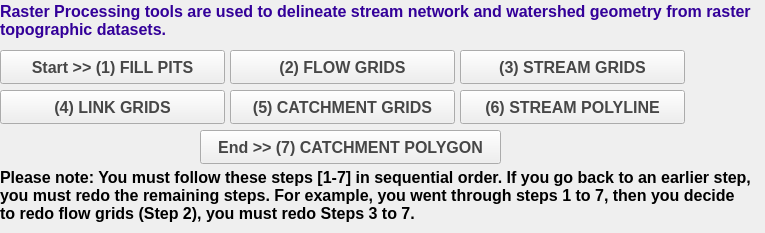
   <widget class="QWidget" name="PIHMgisToolBox_RasterProcessing">
    <property name="geometry">
     <rect>
      <x>0</x>
      <y>0</y>
      <width>765</width>
      <height>233</height>
     </rect>
    </property>
    <attribute name="label">
     <string>Group [2] : : Raster Processing</string>
    </attribute>
    <widget class="QPushButton" name="pushButtonRasterProcessingFillPits">
     <property name="geometry">
      <rect>
       <x>0</x>
       <y>50</y>
       <width>225</width>
       <height>34</height>
      </rect>
     </property>
     <property name="palette">
      <palette>
       <active>
        <colorrole role="WindowText">
         <brush brushstyle="SolidPattern">
          <color alpha="255">
           <red>71</red>
           <green>71</green>
           <blue>71</blue>
          </color>
         </brush>
        </colorrole>
        <colorrole role="Text">
         <brush brushstyle="SolidPattern">
          <color alpha="255">
           <red>71</red>
           <green>71</green>
           <blue>71</blue>
          </color>
         </brush>
        </colorrole>
        <colorrole role="ButtonText">
         <brush brushstyle="SolidPattern">
          <color alpha="255">
           <red>71</red>
           <green>71</green>
           <blue>71</blue>
          </color>
         </brush>
        </colorrole>
       </active>
       <inactive>
        <colorrole role="WindowText">
         <brush brushstyle="SolidPattern">
          <color alpha="255">
           <red>71</red>
           <green>71</green>
           <blue>71</blue>
          </color>
         </brush>
        </colorrole>
        <colorrole role="Text">
         <brush brushstyle="SolidPattern">
          <color alpha="255">
           <red>71</red>
           <green>71</green>
           <blue>71</blue>
          </color>
         </brush>
        </colorrole>
        <colorrole role="ButtonText">
         <brush brushstyle="SolidPattern">
          <color alpha="255">
           <red>71</red>
           <green>71</green>
           <blue>71</blue>
          </color>
         </brush>
        </colorrole>
       </inactive>
       <disabled>
        <colorrole role="WindowText">
         <brush brushstyle="SolidPattern">
          <color alpha="255">
           <red>71</red>
           <green>71</green>
           <blue>71</blue>
          </color>
         </brush>
        </colorrole>
        <colorrole role="Text">
         <brush brushstyle="SolidPattern">
          <color alpha="255">
           <red>71</red>
           <green>71</green>
           <blue>71</blue>
          </color>
         </brush>
        </colorrole>
        <colorrole role="ButtonText">
         <brush brushstyle="SolidPattern">
          <color alpha="255">
           <red>71</red>
           <green>71</green>
           <blue>71</blue>
          </color>
         </brush>
        </colorrole>
       </disabled>
      </palette>
     </property>
     <property name="font">
      <font>
       <family>Arial</family>
       <pointsize>12</pointsize>
       <weight>75</weight>
       <bold>true</bold>
      </font>
     </property>
     <property name="styleSheet">
      <string notr="true">color: rgb(255, 51, 0);
color: rgb(71, 71, 71);</string>
     </property>
     <property name="locale">
      <locale language="English" country="UnitedStates"/>
     </property>
     <property name="text">
      <string>Start &gt;&gt; (1) FILL PITS</string>
     </property>
     <property name="autoDefault">
      <bool>false</bool>
     </property>
     <property name="default">
      <bool>false</bool>
     </property>
     <property name="flat">
      <bool>false</bool>
     </property>
    </widget>
    <widget class="QPushButton" name="pushButtonRasterProcessingFlowGrids">
     <property name="geometry">
      <rect>
       <x>230</x>
       <y>50</y>
       <width>225</width>
       <height>34</height>
      </rect>
     </property>
     <property name="palette">
      <palette>
       <active>
        <colorrole role="WindowText">
         <brush brushstyle="SolidPattern">
          <color alpha="255">
           <red>71</red>
           <green>71</green>
           <blue>71</blue>
          </color>
         </brush>
        </colorrole>
        <colorrole role="Text">
         <brush brushstyle="SolidPattern">
          <color alpha="255">
           <red>71</red>
           <green>71</green>
           <blue>71</blue>
          </color>
         </brush>
        </colorrole>
        <colorrole role="ButtonText">
         <brush brushstyle="SolidPattern">
          <color alpha="255">
           <red>71</red>
           <green>71</green>
           <blue>71</blue>
          </color>
         </brush>
        </colorrole>
       </active>
       <inactive>
        <colorrole role="WindowText">
         <brush brushstyle="SolidPattern">
          <color alpha="255">
           <red>71</red>
           <green>71</green>
           <blue>71</blue>
          </color>
         </brush>
        </colorrole>
        <colorrole role="Text">
         <brush brushstyle="SolidPattern">
          <color alpha="255">
           <red>71</red>
           <green>71</green>
           <blue>71</blue>
          </color>
         </brush>
        </colorrole>
        <colorrole role="ButtonText">
         <brush brushstyle="SolidPattern">
          <color alpha="255">
           <red>71</red>
           <green>71</green>
           <blue>71</blue>
          </color>
         </brush>
        </colorrole>
       </inactive>
       <disabled>
        <colorrole role="WindowText">
         <brush brushstyle="SolidPattern">
          <color alpha="255">
           <red>71</red>
           <green>71</green>
           <blue>71</blue>
          </color>
         </brush>
        </colorrole>
        <colorrole role="Text">
         <brush brushstyle="SolidPattern">
          <color alpha="255">
           <red>71</red>
           <green>71</green>
           <blue>71</blue>
          </color>
         </brush>
        </colorrole>
        <colorrole role="ButtonText">
         <brush brushstyle="SolidPattern">
          <color alpha="255">
           <red>71</red>
           <green>71</green>
           <blue>71</blue>
          </color>
         </brush>
        </colorrole>
       </disabled>
      </palette>
     </property>
     <property name="font">
      <font>
       <family>Arial</family>
       <pointsize>12</pointsize>
       <weight>75</weight>
       <bold>true</bold>
      </font>
     </property>
     <property name="styleSheet">
      <string notr="true">color: rgb(255, 51, 0);
color: rgb(71, 71, 71);</string>
     </property>
     <property name="locale">
      <locale language="English" country="UnitedStates"/>
     </property>
     <property name="text">
      <string>(2) FLOW GRIDS</string>
     </property>
     <property name="autoDefault">
      <bool>false</bool>
     </property>
     <property name="default">
      <bool>false</bool>
     </property>
     <property name="flat">
      <bool>false</bool>
     </property>
    </widget>
    <widget class="QPushButton" name="pushButtonRasterProcessingStreamGrids">
     <property name="geometry">
      <rect>
       <x>460</x>
       <y>50</y>
       <width>225</width>
       <height>34</height>
      </rect>
     </property>
     <property name="palette">
      <palette>
       <active>
        <colorrole role="WindowText">
         <brush brushstyle="SolidPattern">
          <color alpha="255">
           <red>71</red>
           <green>71</green>
           <blue>71</blue>
          </color>
         </brush>
        </colorrole>
        <colorrole role="Text">
         <brush brushstyle="SolidPattern">
          <color alpha="255">
           <red>71</red>
           <green>71</green>
           <blue>71</blue>
          </color>
         </brush>
        </colorrole>
        <colorrole role="ButtonText">
         <brush brushstyle="SolidPattern">
          <color alpha="255">
           <red>71</red>
           <green>71</green>
           <blue>71</blue>
          </color>
         </brush>
        </colorrole>
       </active>
       <inactive>
        <colorrole role="WindowText">
         <brush brushstyle="SolidPattern">
          <color alpha="255">
           <red>71</red>
           <green>71</green>
           <blue>71</blue>
          </color>
         </brush>
        </colorrole>
        <colorrole role="Text">
         <brush brushstyle="SolidPattern">
          <color alpha="255">
           <red>71</red>
           <green>71</green>
           <blue>71</blue>
          </color>
         </brush>
        </colorrole>
        <colorrole role="ButtonText">
         <brush brushstyle="SolidPattern">
          <color alpha="255">
           <red>71</red>
           <green>71</green>
           <blue>71</blue>
          </color>
         </brush>
        </colorrole>
       </inactive>
       <disabled>
        <colorrole role="WindowText">
         <brush brushstyle="SolidPattern">
          <color alpha="255">
           <red>71</red>
           <green>71</green>
           <blue>71</blue>
          </color>
         </brush>
        </colorrole>
        <colorrole role="Text">
         <brush brushstyle="SolidPattern">
          <color alpha="255">
           <red>71</red>
           <green>71</green>
           <blue>71</blue>
          </color>
         </brush>
        </colorrole>
        <colorrole role="ButtonText">
         <brush brushstyle="SolidPattern">
          <color alpha="255">
           <red>71</red>
           <green>71</green>
           <blue>71</blue>
          </color>
         </brush>
        </colorrole>
       </disabled>
      </palette>
     </property>
     <property name="font">
      <font>
       <family>Arial</family>
       <pointsize>12</pointsize>
       <weight>75</weight>
       <bold>true</bold>
      </font>
     </property>
     <property name="styleSheet">
      <string notr="true">color: rgb(255, 51, 0);
color: rgb(71, 71, 71);</string>
     </property>
     <property name="locale">
      <locale language="English" country="UnitedStates"/>
     </property>
     <property name="text">
      <string>(3) STREAM GRIDS</string>
     </property>
     <property name="autoDefault">
      <bool>false</bool>
     </property>
     <property name="default">
      <bool>false</bool>
     </property>
     <property name="flat">
      <bool>false</bool>
     </property>
    </widget>
    <widget class="QPushButton" name="pushButtonRasterProcessingLinkGrids">
     <property name="geometry">
      <rect>
       <x>0</x>
       <y>90</y>
       <width>225</width>
       <height>34</height>
      </rect>
     </property>
     <property name="palette">
      <palette>
       <active>
        <colorrole role="WindowText">
         <brush brushstyle="SolidPattern">
          <color alpha="255">
           <red>71</red>
           <green>71</green>
           <blue>71</blue>
          </color>
         </brush>
        </colorrole>
        <colorrole role="Text">
         <brush brushstyle="SolidPattern">
          <color alpha="255">
           <red>71</red>
           <green>71</green>
           <blue>71</blue>
          </color>
         </brush>
        </colorrole>
        <colorrole role="ButtonText">
         <brush brushstyle="SolidPattern">
          <color alpha="255">
           <red>71</red>
           <green>71</green>
           <blue>71</blue>
          </color>
         </brush>
        </colorrole>
       </active>
       <inactive>
        <colorrole role="WindowText">
         <brush brushstyle="SolidPattern">
          <color alpha="255">
           <red>71</red>
           <green>71</green>
           <blue>71</blue>
          </color>
         </brush>
        </colorrole>
        <colorrole role="Text">
         <brush brushstyle="SolidPattern">
          <color alpha="255">
           <red>71</red>
           <green>71</green>
           <blue>71</blue>
          </color>
         </brush>
        </colorrole>
        <colorrole role="ButtonText">
         <brush brushstyle="SolidPattern">
          <color alpha="255">
           <red>71</red>
           <green>71</green>
           <blue>71</blue>
          </color>
         </brush>
        </colorrole>
       </inactive>
       <disabled>
        <colorrole role="WindowText">
         <brush brushstyle="SolidPattern">
          <color alpha="255">
           <red>71</red>
           <green>71</green>
           <blue>71</blue>
          </color>
         </brush>
        </colorrole>
        <colorrole role="Text">
         <brush brushstyle="SolidPattern">
          <color alpha="255">
           <red>71</red>
           <green>71</green>
           <blue>71</blue>
          </color>
         </brush>
        </colorrole>
        <colorrole role="ButtonText">
         <brush brushstyle="SolidPattern">
          <color alpha="255">
           <red>71</red>
           <green>71</green>
           <blue>71</blue>
          </color>
         </brush>
        </colorrole>
       </disabled>
      </palette>
     </property>
     <property name="font">
      <font>
       <family>Arial</family>
       <pointsize>12</pointsize>
       <weight>75</weight>
       <bold>true</bold>
      </font>
     </property>
     <property name="styleSheet">
      <string notr="true">color: rgb(255, 51, 0);
color: rgb(71, 71, 71);</string>
     </property>
     <property name="locale">
      <locale language="English" country="UnitedStates"/>
     </property>
     <property name="text">
      <string>(4) LINK GRIDS</string>
     </property>
     <property name="autoDefault">
      <bool>false</bool>
     </property>
     <property name="default">
      <bool>false</bool>
     </property>
     <property name="flat">
      <bool>false</bool>
     </property>
    </widget>
    <widget class="QPushButton" name="pushButtonRasterProcessingCatchmentGrids">
     <property name="geometry">
      <rect>
       <x>230</x>
       <y>90</y>
       <width>225</width>
       <height>34</height>
      </rect>
     </property>
     <property name="palette">
      <palette>
       <active>
        <colorrole role="WindowText">
         <brush brushstyle="SolidPattern">
          <color alpha="255">
           <red>71</red>
           <green>71</green>
           <blue>71</blue>
          </color>
         </brush>
        </colorrole>
        <colorrole role="Text">
         <brush brushstyle="SolidPattern">
          <color alpha="255">
           <red>71</red>
           <green>71</green>
           <blue>71</blue>
          </color>
         </brush>
        </colorrole>
        <colorrole role="ButtonText">
         <brush brushstyle="SolidPattern">
          <color alpha="255">
           <red>71</red>
           <green>71</green>
           <blue>71</blue>
          </color>
         </brush>
        </colorrole>
       </active>
       <inactive>
        <colorrole role="WindowText">
         <brush brushstyle="SolidPattern">
          <color alpha="255">
           <red>71</red>
           <green>71</green>
           <blue>71</blue>
          </color>
         </brush>
        </colorrole>
        <colorrole role="Text">
         <brush brushstyle="SolidPattern">
          <color alpha="255">
           <red>71</red>
           <green>71</green>
           <blue>71</blue>
          </color>
         </brush>
        </colorrole>
        <colorrole role="ButtonText">
         <brush brushstyle="SolidPattern">
          <color alpha="255">
           <red>71</red>
           <green>71</green>
           <blue>71</blue>
          </color>
         </brush>
        </colorrole>
       </inactive>
       <disabled>
        <colorrole role="WindowText">
         <brush brushstyle="SolidPattern">
          <color alpha="255">
           <red>71</red>
           <green>71</green>
           <blue>71</blue>
          </color>
         </brush>
        </colorrole>
        <colorrole role="Text">
         <brush brushstyle="SolidPattern">
          <color alpha="255">
           <red>71</red>
           <green>71</green>
           <blue>71</blue>
          </color>
         </brush>
        </colorrole>
        <colorrole role="ButtonText">
         <brush brushstyle="SolidPattern">
          <color alpha="255">
           <red>71</red>
           <green>71</green>
           <blue>71</blue>
          </color>
         </brush>
        </colorrole>
       </disabled>
      </palette>
     </property>
     <property name="font">
      <font>
       <family>Arial</family>
       <pointsize>12</pointsize>
       <weight>75</weight>
       <bold>true</bold>
      </font>
     </property>
     <property name="styleSheet">
      <string notr="true">color: rgb(255, 51, 0);
color: rgb(71, 71, 71);</string>
     </property>
     <property name="locale">
      <locale language="English" country="UnitedStates"/>
     </property>
     <property name="text">
      <string>(5) CATCHMENT GRIDS</string>
     </property>
     <property name="autoDefault">
      <bool>false</bool>
     </property>
     <property name="default">
      <bool>false</bool>
     </property>
     <property name="flat">
      <bool>false</bool>
     </property>
    </widget>
    <widget class="QPushButton" name="pushButtonRasterProcessingStreamPolyline">
     <property name="geometry">
      <rect>
       <x>460</x>
       <y>90</y>
       <width>225</width>
       <height>34</height>
      </rect>
     </property>
     <property name="palette">
      <palette>
       <active>
        <colorrole role="WindowText">
         <brush brushstyle="SolidPattern">
          <color alpha="255">
           <red>71</red>
           <green>71</green>
           <blue>71</blue>
          </color>
         </brush>
        </colorrole>
        <colorrole role="Text">
         <brush brushstyle="SolidPattern">
          <color alpha="255">
           <red>71</red>
           <green>71</green>
           <blue>71</blue>
          </color>
         </brush>
        </colorrole>
        <colorrole role="ButtonText">
         <brush brushstyle="SolidPattern">
          <color alpha="255">
           <red>71</red>
           <green>71</green>
           <blue>71</blue>
          </color>
         </brush>
        </colorrole>
       </active>
       <inactive>
        <colorrole role="WindowText">
         <brush brushstyle="SolidPattern">
          <color alpha="255">
           <red>71</red>
           <green>71</green>
           <blue>71</blue>
          </color>
         </brush>
        </colorrole>
        <colorrole role="Text">
         <brush brushstyle="SolidPattern">
          <color alpha="255">
           <red>71</red>
           <green>71</green>
           <blue>71</blue>
          </color>
         </brush>
        </colorrole>
        <colorrole role="ButtonText">
         <brush brushstyle="SolidPattern">
          <color alpha="255">
           <red>71</red>
           <green>71</green>
           <blue>71</blue>
          </color>
         </brush>
        </colorrole>
       </inactive>
       <disabled>
        <colorrole role="WindowText">
         <brush brushstyle="SolidPattern">
          <color alpha="255">
           <red>71</red>
           <green>71</green>
           <blue>71</blue>
          </color>
         </brush>
        </colorrole>
        <colorrole role="Text">
         <brush brushstyle="SolidPattern">
          <color alpha="255">
           <red>71</red>
           <green>71</green>
           <blue>71</blue>
          </color>
         </brush>
        </colorrole>
        <colorrole role="ButtonText">
         <brush brushstyle="SolidPattern">
          <color alpha="255">
           <red>71</red>
           <green>71</green>
           <blue>71</blue>
          </color>
         </brush>
        </colorrole>
       </disabled>
      </palette>
     </property>
     <property name="font">
      <font>
       <family>Arial</family>
       <pointsize>12</pointsize>
       <weight>75</weight>
       <bold>true</bold>
      </font>
     </property>
     <property name="styleSheet">
      <string notr="true">color: rgb(255, 51, 0);
color: rgb(71, 71, 71);</string>
     </property>
     <property name="locale">
      <locale language="English" country="UnitedStates"/>
     </property>
     <property name="text">
      <string>(6) STREAM POLYLINE</string>
     </property>
     <property name="autoDefault">
      <bool>false</bool>
     </property>
     <property name="default">
      <bool>false</bool>
     </property>
     <property name="flat">
      <bool>false</bool>
     </property>
    </widget>
    <widget class="QPushButton" name="pushButtonRasterProcessingCatchmentPolygon">
     <property name="geometry">
      <rect>
       <x>200</x>
       <y>130</y>
       <width>301</width>
       <height>34</height>
      </rect>
     </property>
     <property name="palette">
      <palette>
       <active>
        <colorrole role="WindowText">
         <brush brushstyle="SolidPattern">
          <color alpha="255">
           <red>71</red>
           <green>71</green>
           <blue>71</blue>
          </color>
         </brush>
        </colorrole>
        <colorrole role="Text">
         <brush brushstyle="SolidPattern">
          <color alpha="255">
           <red>71</red>
           <green>71</green>
           <blue>71</blue>
          </color>
         </brush>
        </colorrole>
        <colorrole role="ButtonText">
         <brush brushstyle="SolidPattern">
          <color alpha="255">
           <red>71</red>
           <green>71</green>
           <blue>71</blue>
          </color>
         </brush>
        </colorrole>
       </active>
       <inactive>
        <colorrole role="WindowText">
         <brush brushstyle="SolidPattern">
          <color alpha="255">
           <red>71</red>
           <green>71</green>
           <blue>71</blue>
          </color>
         </brush>
        </colorrole>
        <colorrole role="Text">
         <brush brushstyle="SolidPattern">
          <color alpha="255">
           <red>71</red>
           <green>71</green>
           <blue>71</blue>
          </color>
         </brush>
        </colorrole>
        <colorrole role="ButtonText">
         <brush brushstyle="SolidPattern">
          <color alpha="255">
           <red>71</red>
           <green>71</green>
           <blue>71</blue>
          </color>
         </brush>
        </colorrole>
       </inactive>
       <disabled>
        <colorrole role="WindowText">
         <brush brushstyle="SolidPattern">
          <color alpha="255">
           <red>71</red>
           <green>71</green>
           <blue>71</blue>
          </color>
         </brush>
        </colorrole>
        <colorrole role="Text">
         <brush brushstyle="SolidPattern">
          <color alpha="255">
           <red>71</red>
           <green>71</green>
           <blue>71</blue>
          </color>
         </brush>
        </colorrole>
        <colorrole role="ButtonText">
         <brush brushstyle="SolidPattern">
          <color alpha="255">
           <red>71</red>
           <green>71</green>
           <blue>71</blue>
          </color>
         </brush>
        </colorrole>
       </disabled>
      </palette>
     </property>
     <property name="font">
      <font>
       <family>Arial</family>
       <pointsize>12</pointsize>
       <weight>75</weight>
       <bold>true</bold>
      </font>
     </property>
     <property name="styleSheet">
      <string notr="true">color: rgb(255, 51, 0);
color: rgb(71, 71, 71);</string>
     </property>
     <property name="locale">
      <locale language="English" country="UnitedStates"/>
     </property>
     <property name="text">
      <string>End &gt;&gt; (7) CATCHMENT POLYGON</string>
     </property>
     <property name="autoDefault">
      <bool>false</bool>
     </property>
     <property name="default">
      <bool>false</bool>
     </property>
     <property name="flat">
      <bool>false</bool>
     </property>
    </widget>
    <widget class="QLabel" name="label_9">
     <property name="geometry">
      <rect>
       <x>0</x>
       <y>0</y>
       <width>761</width>
       <height>41</height>
      </rect>
     </property>
     <property name="font">
      <font>
       <pointsize>14</pointsize>
       <weight>50</weight>
       <bold>false</bold>
      </font>
     </property>
     <property name="styleSheet">
      <string notr="true">color: rgb(204, 51, 0);</string>
     </property>
     <property name="text">
      <string>&lt;html&gt;&lt;head/&gt;&lt;body&gt;&lt;p&gt;&lt;span style=&quot; font-size:12pt; font-weight:600; color:#330099;&quot;&gt;Raster Processing tools are used to delineate stream network and watershed geometry from raster topographic datasets.&lt;/span&gt;&lt;/p&gt;&lt;/body&gt;&lt;/html&gt;</string>
     </property>
     <property name="wordWrap">
      <bool>true</bool>
     </property>
     <property name="openExternalLinks">
      <bool>true</bool>
     </property>
    </widget>
    <widget class="QLabel" name="label">
     <property name="geometry">
      <rect>
       <x>0</x>
       <y>160</y>
       <width>751</width>
       <height>71</height>
      </rect>
     </property>
     <property name="font">
      <font>
       <family>Arial</family>
       <pointsize>12</pointsize>
       <weight>75</weight>
       <bold>true</bold>
      </font>
     </property>
     <property name="text">
      <string>&lt;html&gt;&lt;head/&gt;&lt;body&gt;&lt;p&gt;Please note: You must follow these steps [1-7] in sequential order. If you go back to an earlier step, you must redo the remaining steps. For example, you went through steps 1 to 7, then you decide to redo flow grids (Step 2), you must redo Steps 3 to 7. &lt;/p&gt;&lt;/body&gt;&lt;/html&gt;</string>
     </property>
     <property name="wordWrap">
      <bool>true</bool>
     </property>
    </widget>
   </widget>
